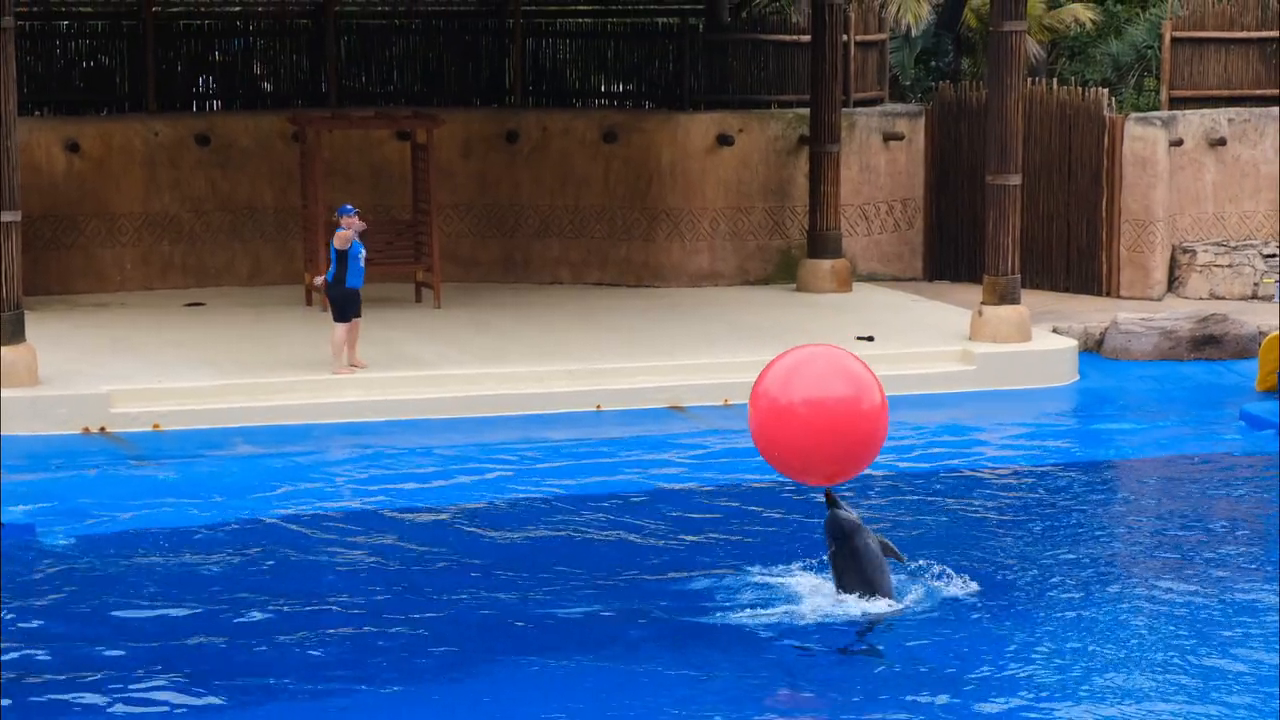
#> input picture frame 33 of data/ball_red2.mp4, 1280 x 720 px
$ python 1_object_detection_red_trackbar.py
#> lines starting #> are read from the running program, lines starting #| are printed output that depends on the picture; after the words box and inside, x2 and y2 are one past the last pixel; in counts of white or black regions, pixels touching at a corner belong together
import cv2
import numpy as np

"""
Hue (H): 색상, 0~179 (빨강=0, 초록=60, 파랑=120)
Saturation (S): 색의 강도, 0~255 (0은 회색, 255는 강한 색)
Value (V): 밝기, 0~255 (0은 어둡고, 255는 밝음)
"""

def nothing(x):
    pass

# 트랙바 생성
cv2.namedWindow("Trackbars")
cv2.createTrackbar("H Min", "Trackbars", 0, 179, nothing)
#> slider 'H Min' is set to 35
cv2.createTrackbar("S Min", "Trackbars", 0, 255, nothing)
#> slider 'S Min' is set to 51
cv2.createTrackbar("V Min", "Trackbars", 0, 255, nothing)
#> slider 'V Min' is set to 51
cv2.createTrackbar("H Max", "Trackbars", 179, 179, nothing)
cv2.createTrackbar("S Max", "Trackbars", 255, 255, nothing)
cv2.createTrackbar("V Max", "Trackbars", 255, 255, nothing)

# cap = cv2.VideoCapture('data/ball_red.mp4')
cap = cv2.VideoCapture('data/ball_red2.mp4')

while True:
    success, img = cap.read()
#> img is the input picture: shape (720, 1280, 3); mean B, G, R 128.8, 91.7, 69.6
    if not success:
        # 동영상 끝에 도달했을 경우 처음으로 되돌림
        cap.set(cv2.CAP_PROP_POS_FRAMES, 0)
        continue

    # HSV 변환: RGB는 빛의 변화에 민감하기 때문에 HSV(Hue, Saturation, Value)로 변환
    hsv = cv2.cvtColor(img, cv2.COLOR_BGR2HSV)
#> hsv: shape (720, 1280, 3); mean H, S, V 64.2, 148.2, 146.8

    # 트랙바 값 읽기
    h_min = cv2.getTrackbarPos("H Min", "Trackbars")
    s_min = cv2.getTrackbarPos("S Min", "Trackbars")
    v_min = cv2.getTrackbarPos("V Min", "Trackbars")
    h_max = cv2.getTrackbarPos("H Max", "Trackbars")
    s_max = cv2.getTrackbarPos("S Max", "Trackbars")
    v_max = cv2.getTrackbarPos("V Max", "Trackbars")

    # 마스크 생성
    lower_bound = np.array([h_min, s_min, v_min])
    upper_bound = np.array([h_max, s_max, v_max])
    mask = cv2.inRange(hsv, lower_bound, upper_bound)
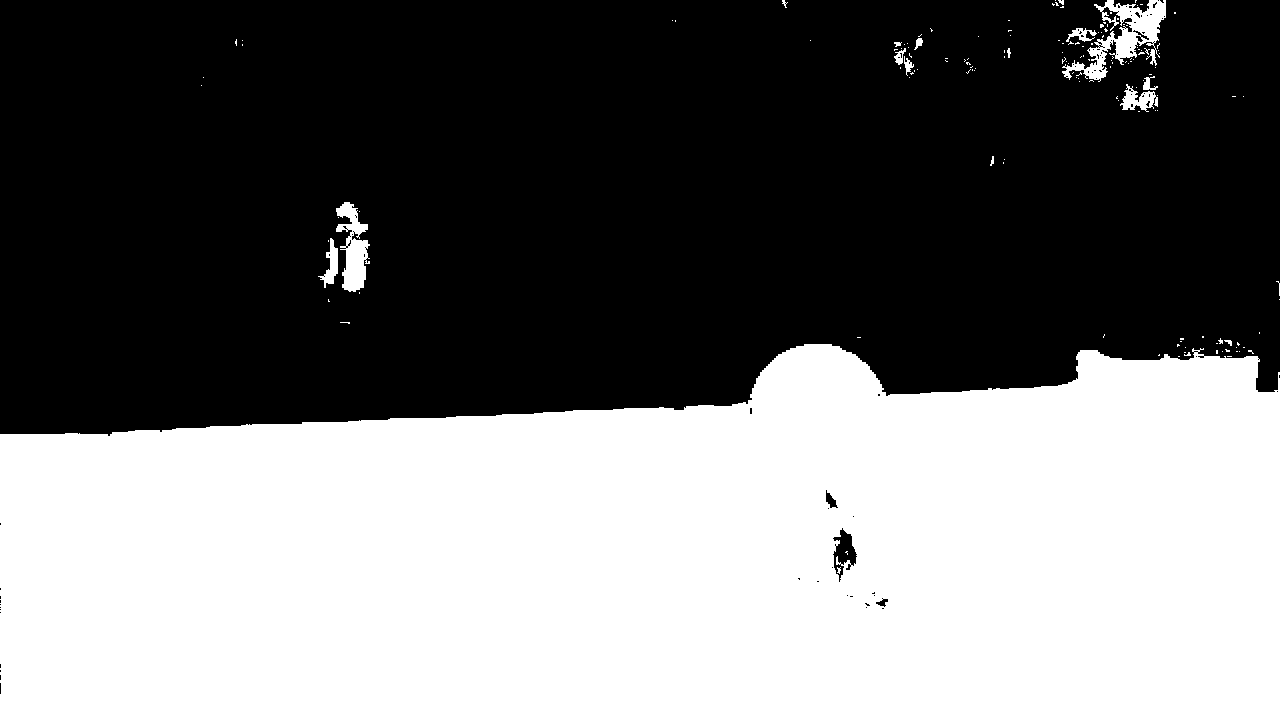
#> mask: shape (720, 1280); 45.2% white; 156 white regions (140 under 20 px), largest, box (x1, y1, x2, y2) and area: (0, 344, 1280, 720) 409503, (1062, 0, 1166, 82) 2901, (336, 202, 370, 292) 1660
    result = cv2.bitwise_and(img, img, mask=mask)
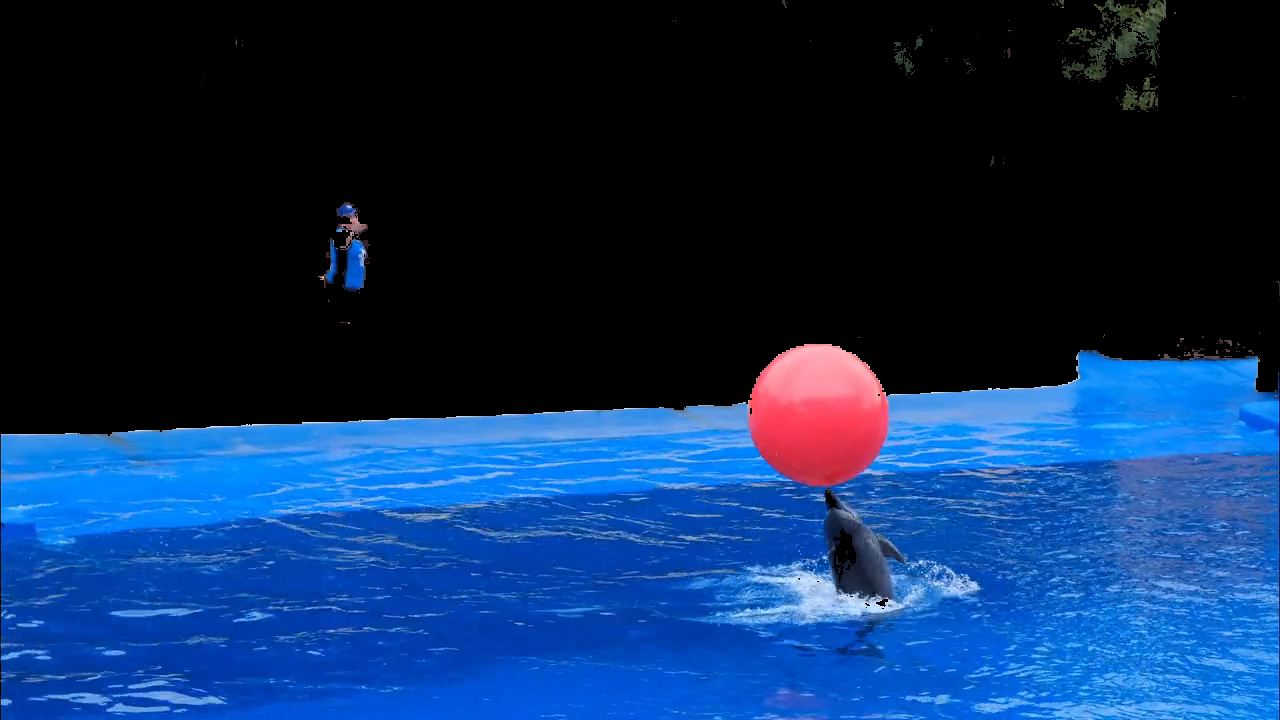
#> result: shape (720, 1280, 3); mean B, G, R 89, 45.6, 14.3


    cv2.imshow("img", img)
    cv2.imshow("mask", mask)
    cv2.imshow("result", result)

    if cv2.waitKey(1) & 0xFF == ord('q'):
#> (key q is pressed here)
        break

cap.release()
cv2.destroyAllWindows()

$ run again, starting later in the video
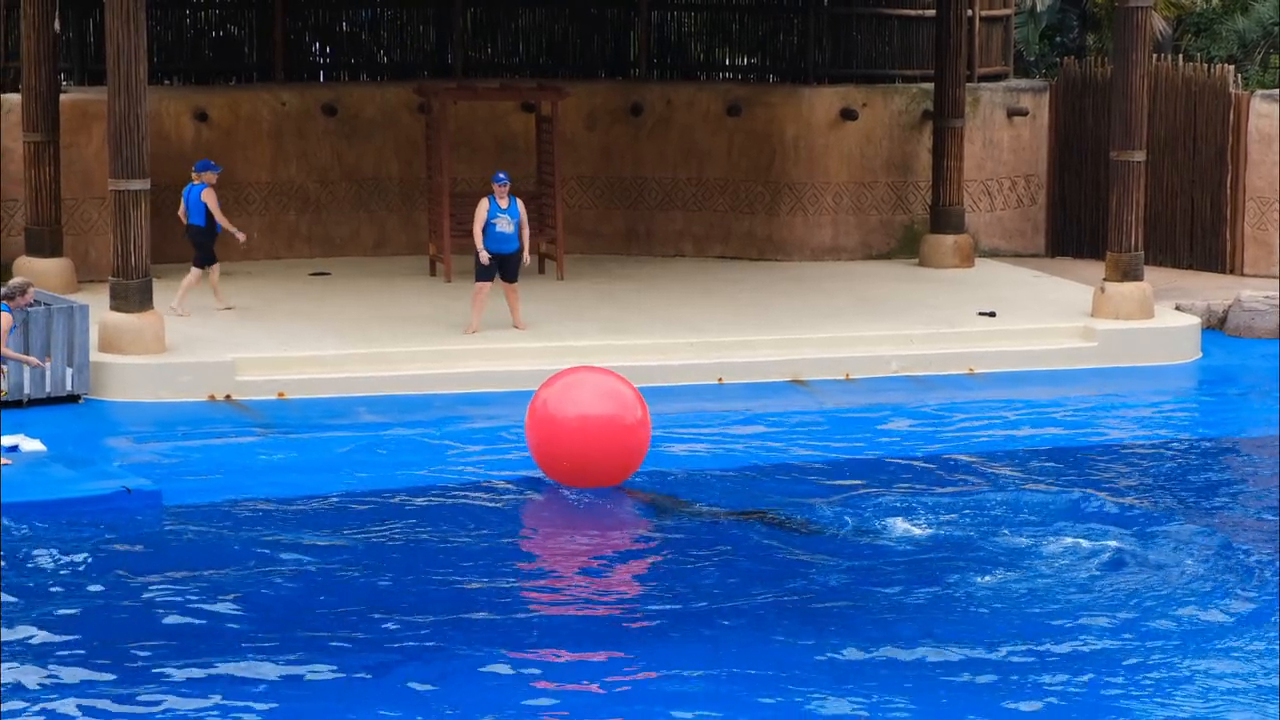
#> input picture frame 148 of data/ball_red2.mp4, 1280 x 720 px
#> img is the input picture: shape (720, 1280, 3); mean B, G, R 134, 92.9, 68.2
#> hsv: shape (720, 1280, 3); mean H, S, V 65.9, 152.9, 150.8
#> `mask = cv2.inRange(hsv, lower_bound, upper_bound)`:
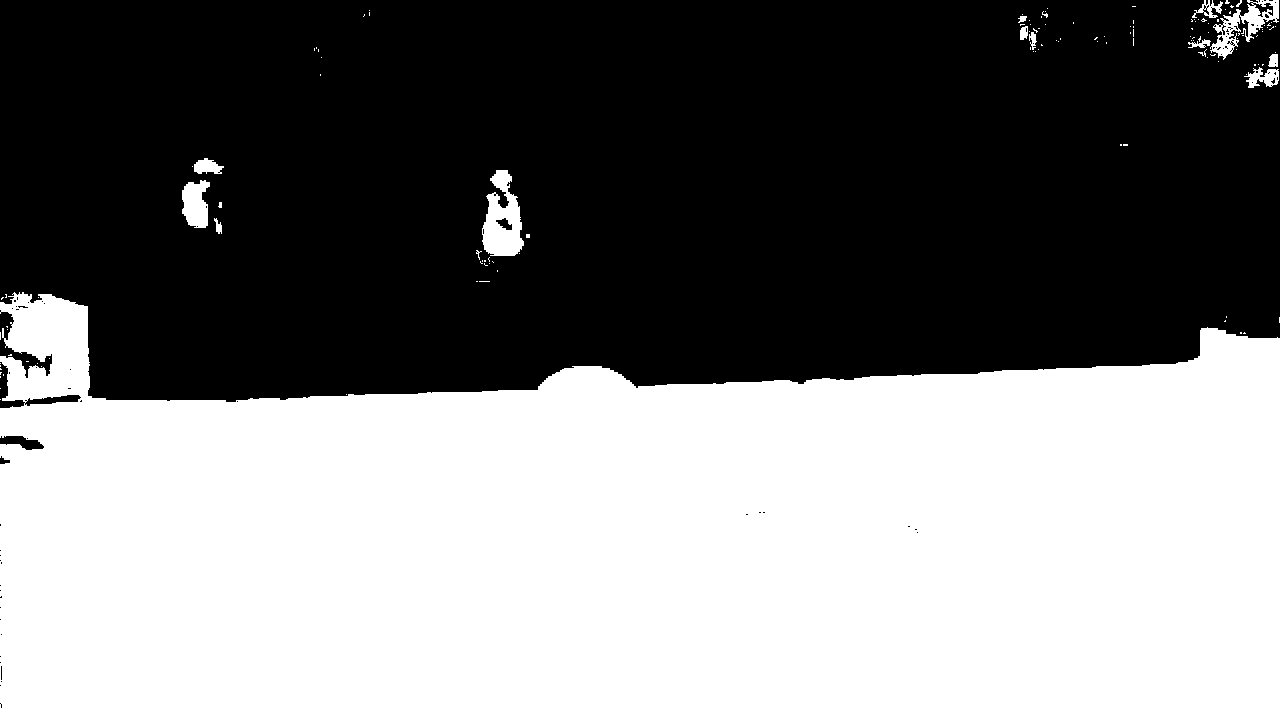
#> mask: shape (720, 1280); 48.5% white; 137 white regions (123 under 20 px), largest, box (x1, y1, x2, y2) and area: (0, 292, 1280, 720) 440491, (482, 170, 524, 256) 2251, (1210, 0, 1279, 60) 1399
#> `result = cv2.bitwise_and(img, img, mask=mask)`:
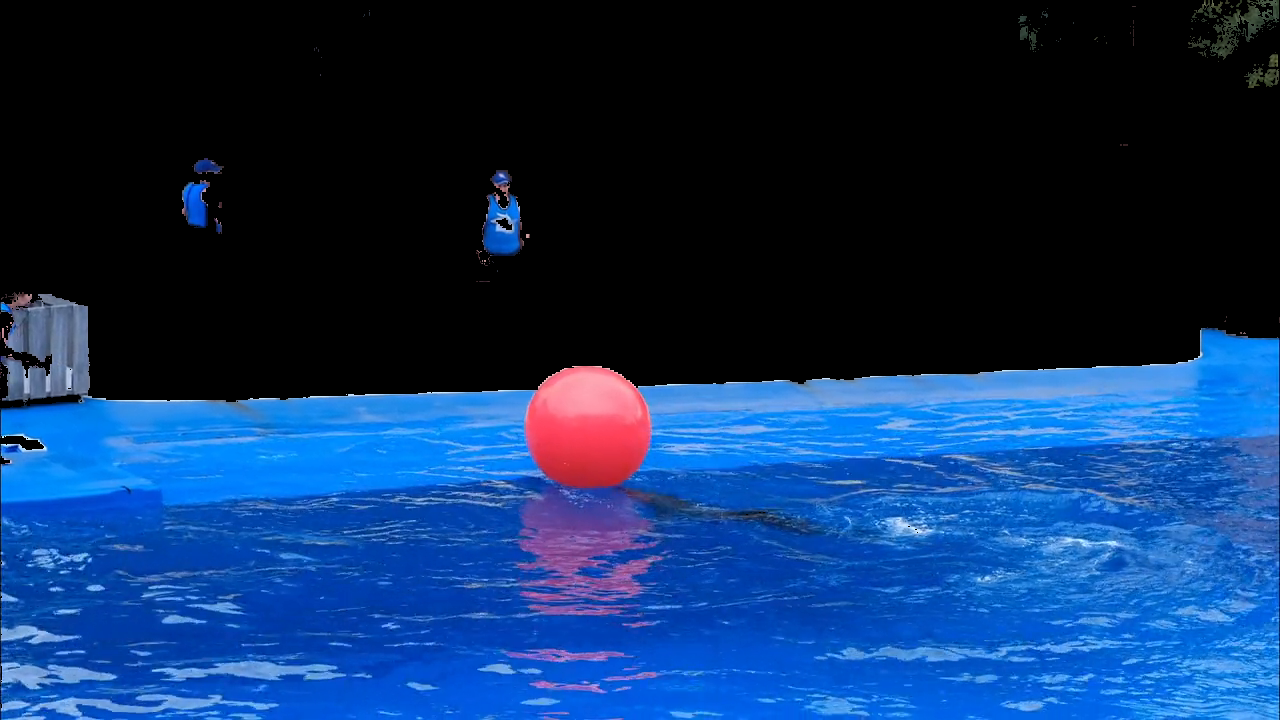
#> result: shape (720, 1280, 3); mean B, G, R 96.4, 49.4, 15.7

$ run again, starting later in the video
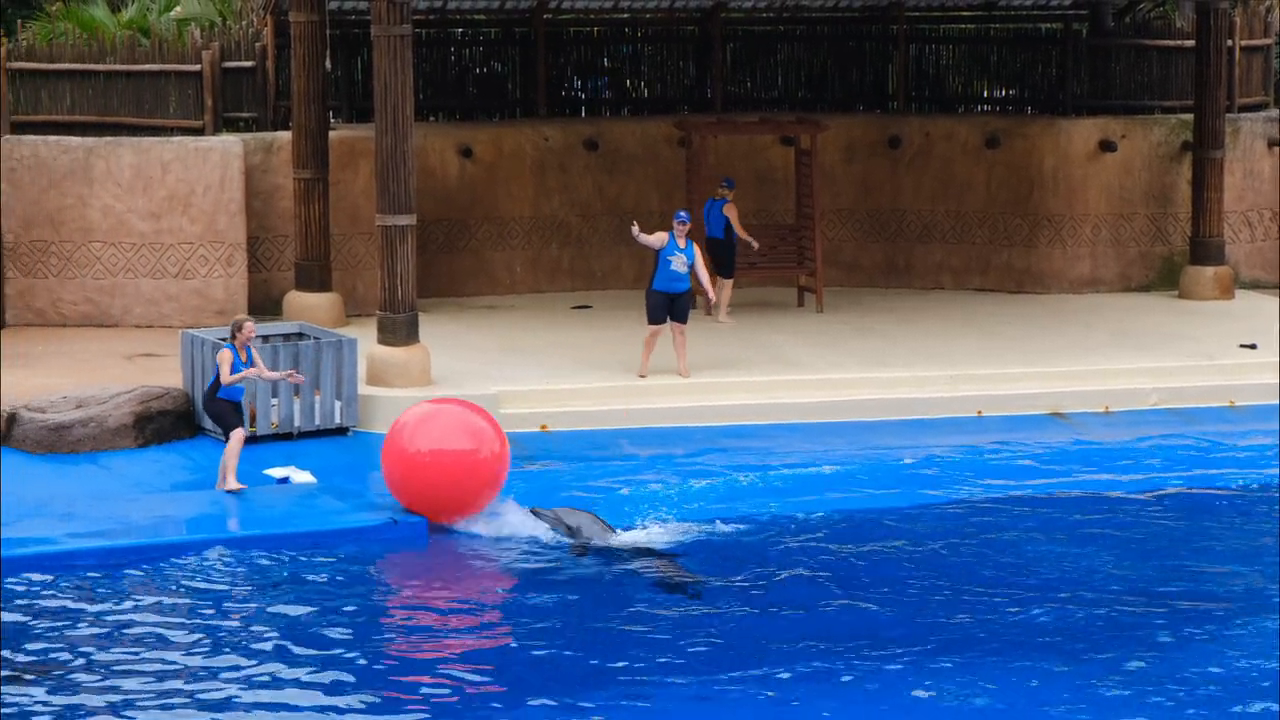
#> input picture frame 264 of data/ball_red2.mp4, 1280 x 720 px
#> img is the input picture: shape (720, 1280, 3); mean B, G, R 125.3, 92.3, 75
#> hsv: shape (720, 1280, 3); mean H, S, V 64, 141.8, 144.5
#> `mask = cv2.inRange(hsv, lower_bound, upper_bound)`:
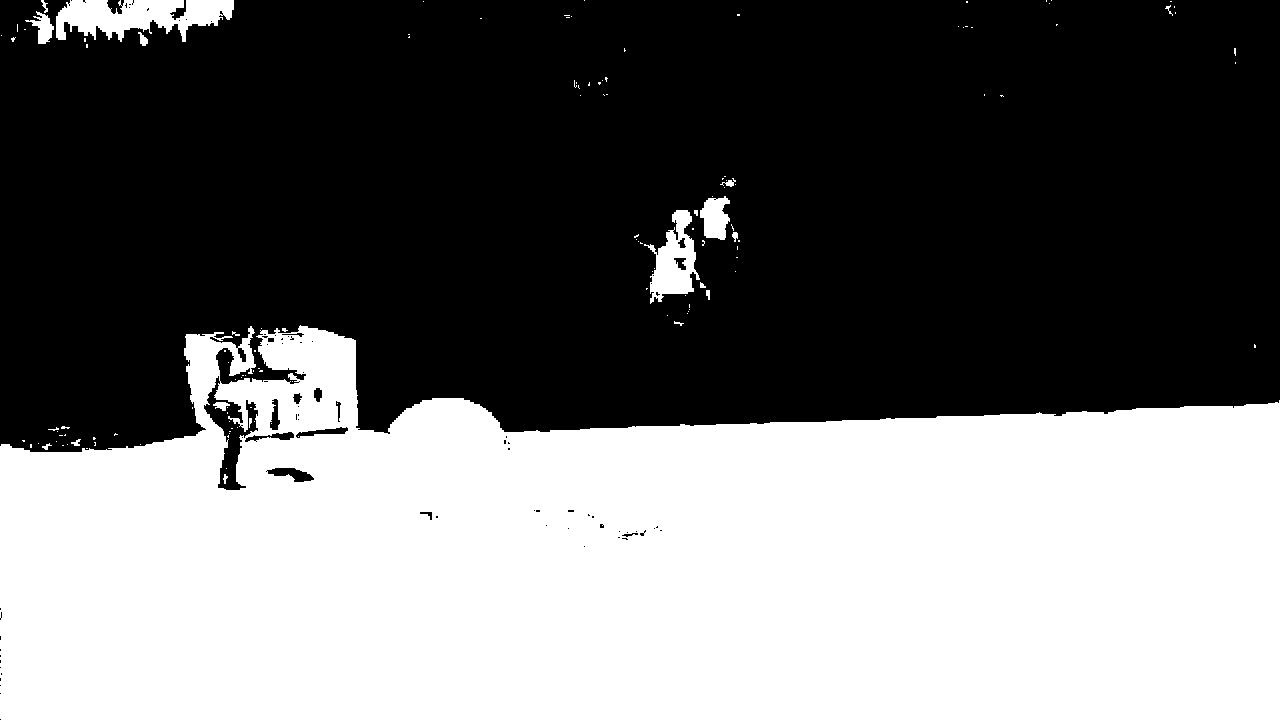
#> mask: shape (720, 1280); 43.4% white; 133 white regions (114 under 20 px), largest, box (x1, y1, x2, y2) and area: (0, 325, 1280, 720) 390480, (56, 0, 234, 42) 4712, (644, 210, 700, 304) 2530
#> `result = cv2.bitwise_and(img, img, mask=mask)`:
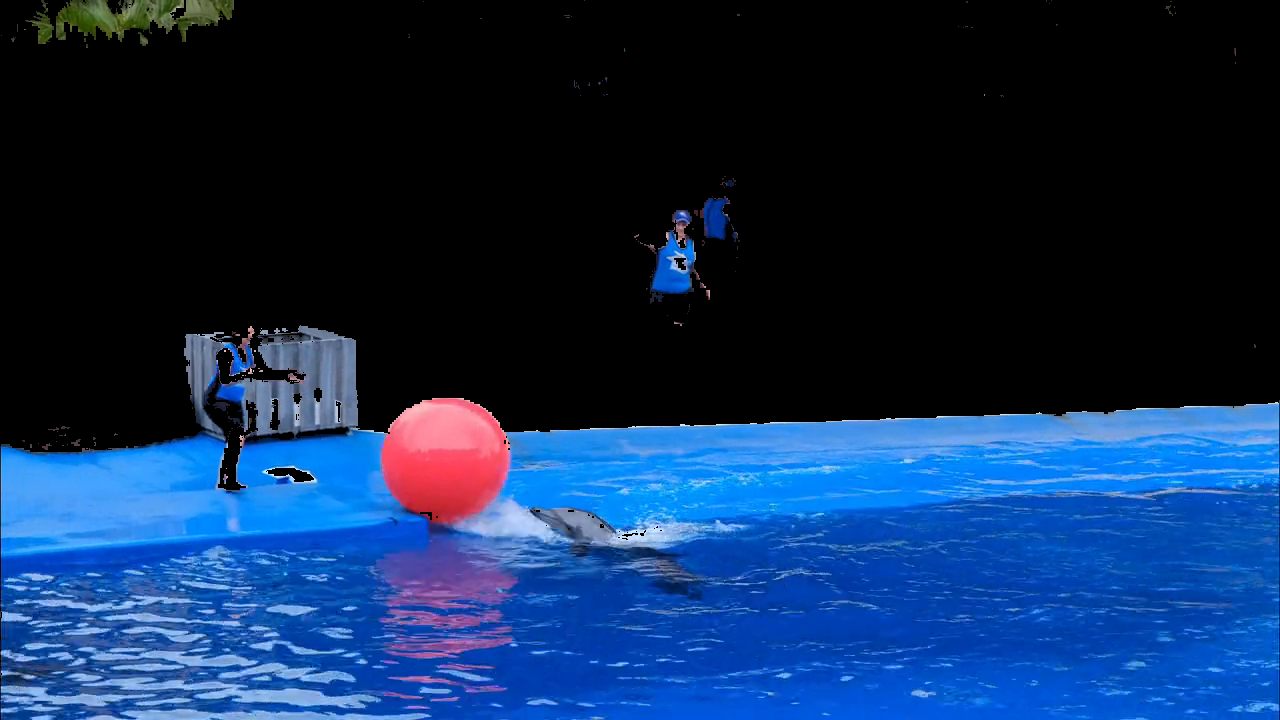
#> result: shape (720, 1280, 3); mean B, G, R 83.8, 44.2, 16.7
